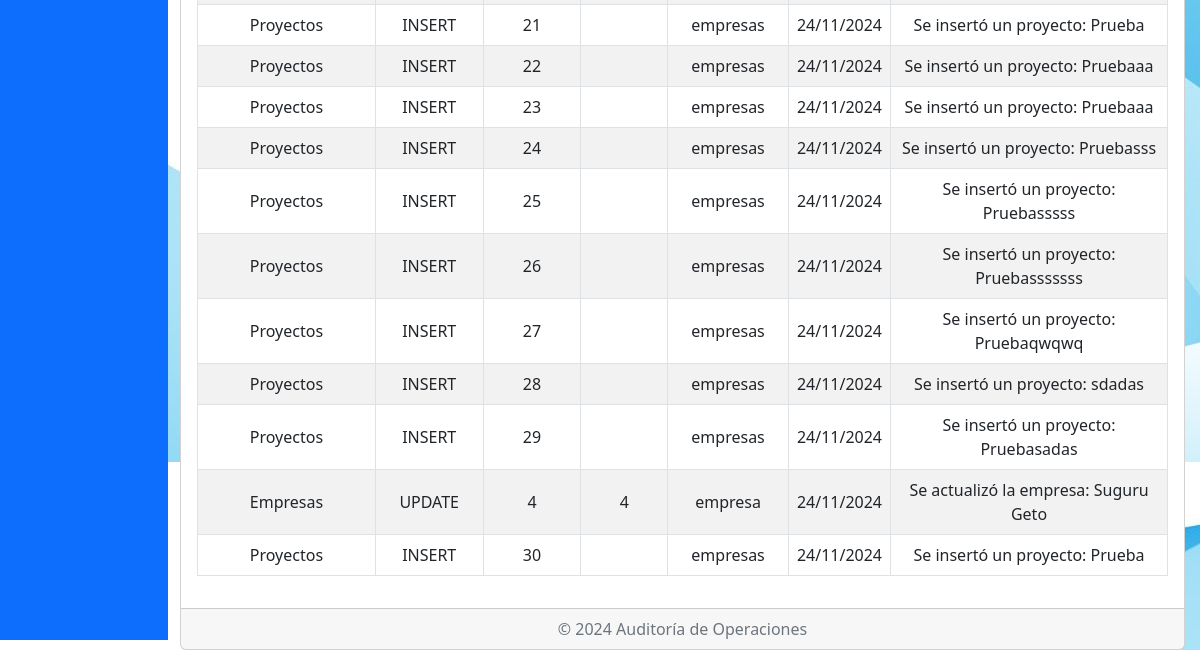
The page /Admin/Auditoria.php (lower part) on the database as committed earlier.
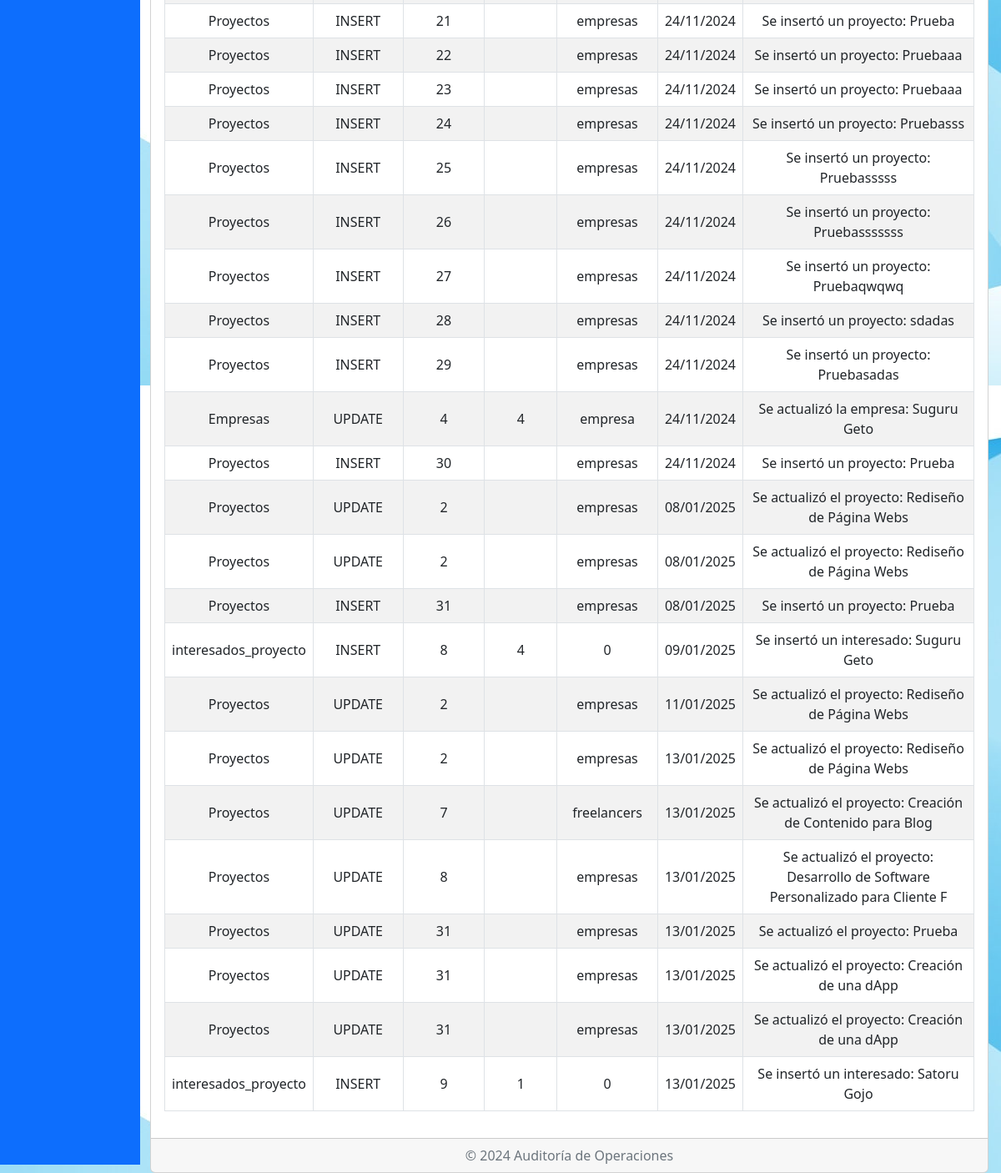
The same page on the database as committed later.
### tables this page shows
CREATE TABLE `auditoria` (
  `id` int(11) NOT NULL,
  `tabla` varchar(50) DEFAULT NULL,
  `operacion` varchar(10) DEFAULT NULL,
  `id_registro` int(11) DEFAULT NULL,
  `usuario_id` int(11) DEFAULT NULL,
  `rol_usuario` varchar(50) DEFAULT NULL,
  `fecha` timestamp NOT NULL DEFAULT current_timestamp(),
  `descripcion` text DEFAULT NULL
);

### Admin/Auditoria.php (the view, shortened to what this page needs)
<?php
include './Dashboard.php';
?>
<!DOCTYPE html>
<html lang="es">
<head>
    <link href="./Assets/css/bootstrap.min.css" rel="stylesheet">
    <link rel="stylesheet" href="https://cdnjs.cloudflare.com/ajax/libs/font-awesome/5.15.4/css/all.min.css">
    <link rel="stylesheet" href="https://cdn.datatables.net/1.11.5/css/dataTables.bootstrap5.min.css">
    <link rel="stylesheet" href="./Assets/css/CRUD.css">
</head>
<body>
<div class="container mt-5 content-wrapper">
    <div class="card">
        <div class="card-body">
            <div class="table-responsive">
                <table id="auditoriaTable" class="table table-bordered table-striped table-hover">
                    <tbody>
                        <?php
                        include './conexion.php';
                        $sql = "SELECT * FROM Auditoria";
                        $result = $conn->query($sql);
                        if ($result->num_rows > 0) {
                            while ($row = $result->fetch_assoc()) {
                                echo "<tr>
                                    <td>{$row['tabla']}</td>
                                    <td>{$row['operacion']}</td>
                                    <td>{$row['id_registro']}</td>
                                    <td>{$row['usuario_id']}</td>
                                    <td>{$row['rol_usuario']}</td>
                                    <td>" . date('d/m/Y', strtotime($row['fecha'])) . "</td>
                                    <td>{$row['descripcion']}</td>
                                </tr>";
                            }
                        } else {
                            echo "<tr><td colspan='7' class='text-center'>No se encontraron registros de auditoría</td></tr>";
                        }
                        ?>
                    </tbody>
                </table>
            </div>
        </div>
        <div class="card-footer text-muted text-center">
            <p class="mb-0">© 2024 Auditoría de Operaciones</p>
        </div>
    </div>
</div>
</body>
</html>

Rows that differ between the two databases and show on the page:
added auditoria: tabla "Proyectos", operacion "UPDATE", id_registro "2", rol_usuario "empresas", fecha "08/01/2025", descripcion "Se actualizó el proyecto: Rediseño de Página Webs"
added auditoria: tabla "Proyectos", operacion "UPDATE", id_registro "2", rol_usuario "empresas", fecha "08/01/2025", descripcion "Se actualizó el proyecto: Rediseño de Página Webs"
added auditoria: tabla "Proyectos", operacion "INSERT", id_registro "31", rol_usuario "empresas", fecha "08/01/2025", descripcion "Se insertó un proyecto: Prueba"
added auditoria: tabla "interesados_proyecto", operacion "INSERT", id_registro "8", usuario "4", rol_usuario "0", fecha "09/01/2025", descripcion "Se insertó un interesado: Suguru Geto"
added auditoria: tabla "Proyectos", operacion "UPDATE", id_registro "2", rol_usuario "empresas", fecha "11/01/2025", descripcion "Se actualizó el proyecto: Rediseño de Página Webs"
added auditoria: tabla "Proyectos", operacion "UPDATE", id_registro "2", rol_usuario "empresas", fecha "13/01/2025", descripcion "Se actualizó el proyecto: Rediseño de Página Webs"
added auditoria: tabla "Proyectos", operacion "UPDATE", id_registro "7", rol_usuario "freelancers", fecha "13/01/2025", descripcion "Se actualizó el proyecto: Creación de Contenido para Blog"
added auditoria: tabla "Proyectos", operacion "UPDATE", id_registro "8", rol_usuario "empresas", fecha "13/01/2025", descripcion "Se actualizó el proyecto: Desarrollo de Software Personalizado para Cliente F"
added auditoria: tabla "Proyectos", operacion "UPDATE", id_registro "31", rol_usuario "empresas", fecha "13/01/2025", descripcion "Se actualizó el proyecto: Prueba"
added auditoria: tabla "Proyectos", operacion "UPDATE", id_registro "31", rol_usuario "empresas", fecha "13/01/2025", descripcion "Se actualizó el proyecto: Creación de una dApp"
added auditoria: tabla "Proyectos", operacion "UPDATE", id_registro "31", rol_usuario "empresas", fecha "13/01/2025", descripcion "Se actualizó el proyecto: Creación de una dApp"
added auditoria: tabla "interesados_proyecto", operacion "INSERT", id_registro "9", usuario "1", rol_usuario "0", fecha "13/01/2025", descripcion "Se insertó un interesado: Satoru Gojo"
